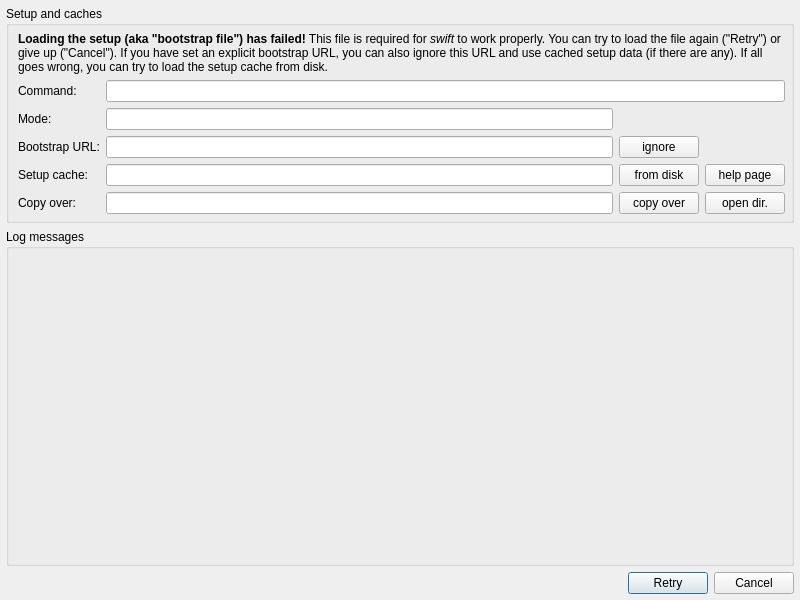
<?xml version="1.0" encoding="UTF-8"?>
<ui version="4.0">
 <class>CSetupLoadingDialog</class>
 <widget class="QDialog" name="CSetupLoadingDialog">
  <property name="geometry">
   <rect>
    <x>0</x>
    <y>0</y>
    <width>800</width>
    <height>600</height>
   </rect>
  </property>
  <property name="minimumSize">
   <size>
    <width>600</width>
    <height>400</height>
   </size>
  </property>
  <property name="windowTitle">
   <string>Loading the setup (&quot;bootstrap file&quot;)</string>
  </property>
  <property name="modal">
   <bool>true</bool>
  </property>
  <layout class="QVBoxLayout" name="vl_SetupDialog">
   <property name="leftMargin">
    <number>6</number>
   </property>
   <property name="topMargin">
    <number>6</number>
   </property>
   <property name="rightMargin">
    <number>6</number>
   </property>
   <property name="bottomMargin">
    <number>6</number>
   </property>
   <item>
    <widget class="QGroupBox" name="gb_Details">
     <property name="title">
      <string>Setup and caches</string>
     </property>
     <layout class="QGridLayout" name="gl_Details" columnstretch="0,0,0,0">
      <property name="topMargin">
       <number>6</number>
      </property>
      <property name="rightMargin">
       <number>6</number>
      </property>
      <property name="bottomMargin">
       <number>6</number>
      </property>
      <item row="2" column="1">
       <widget class="QLineEdit" name="le_BootstrapMode">
        <property name="whatsThis">
         <string>&lt;html&gt;&lt;head/&gt;&lt;body&gt;&lt;p&gt;The mode: 'implicit' means no URL is provided and the value is obtained from an existing setup. 'explicit' means an URL is provided via command line arguments.&lt;/p&gt;&lt;/body&gt;&lt;/html&gt;</string>
        </property>
        <property name="readOnly">
         <bool>true</bool>
        </property>
       </widget>
      </item>
      <item row="2" column="0">
       <widget class="QLabel" name="lbl_BootstrapMode">
        <property name="text">
         <string>Mode:</string>
        </property>
       </widget>
      </item>
      <item row="4" column="1">
       <widget class="QLineEdit" name="le_SetupCache">
        <property name="whatsThis">
         <string>Timestamp of the setup cache.</string>
        </property>
        <property name="readOnly">
         <bool>true</bool>
        </property>
       </widget>
      </item>
      <item row="1" column="0">
       <widget class="QLabel" name="lbl_CmdLine">
        <property name="text">
         <string>Command:</string>
        </property>
       </widget>
      </item>
      <item row="3" column="0">
       <widget class="QLabel" name="lbl_BootstrapUrl">
        <property name="toolTip">
         <string>Where the bootstrap file is located</string>
        </property>
        <property name="text">
         <string>Bootstrap URL:</string>
        </property>
       </widget>
      </item>
      <item row="3" column="1">
       <widget class="QLineEdit" name="le_BootstrapUrl">
        <property name="whatsThis">
         <string>&lt;html&gt;&lt;head/&gt;&lt;body&gt;&lt;p&gt;The bootstrap URL provided by command line options. This is where the setup data are loaded from.&lt;/p&gt;&lt;/body&gt;&lt;/html&gt;</string>
        </property>
        <property name="readOnly">
         <bool>true</bool>
        </property>
       </widget>
      </item>
      <item row="1" column="1" colspan="3">
       <widget class="QLineEdit" name="le_CmdLine">
        <property name="whatsThis">
         <string>The command line.</string>
        </property>
        <property name="readOnly">
         <bool>true</bool>
        </property>
       </widget>
      </item>
      <item row="4" column="0">
       <widget class="QLabel" name="lbl_SetupCache">
        <property name="text">
         <string>Setup cache:</string>
        </property>
       </widget>
      </item>
      <item row="5" column="0">
       <widget class="QLabel" name="lbl_CopyOver">
        <property name="text">
         <string>Copy over:</string>
        </property>
       </widget>
      </item>
      <item row="4" column="2">
       <widget class="QPushButton" name="pb_LoadFromDisk">
        <property name="whatsThis">
         <string>load the cache data from disk, i.e. from the file which came with the installer</string>
        </property>
        <property name="text">
         <string>from disk</string>
        </property>
       </widget>
      </item>
      <item row="0" column="0" colspan="4">
       <widget class="QLabel" name="lbl_Info">
        <property name="text">
         <string>&lt;html&gt;&lt;head/&gt;&lt;body&gt;&lt;p&gt;&lt;span style=&quot; font-size:9pt; font-weight:600;&quot;&gt;Loading the setup (aka &amp;quot;bootstrap file&amp;quot;) has failed!&lt;/span&gt;&lt;span style=&quot; font-size:9pt;&quot;&gt; This file is required for &lt;/span&gt;&lt;span style=&quot; font-size:9pt; font-style:italic;&quot;&gt;swift&lt;/span&gt;&lt;span style=&quot; font-size:9pt;&quot;&gt; to work properly. You can try to load the file again (&amp;quot;Retry&amp;quot;) or give up (&amp;quot;Cancel&amp;quot;). If you have set an explicit bootstrap URL, you can also ignore this URL and use cached setup data (if there are any). If all goes wrong, you can try to load the setup cache from disk.&lt;/span&gt;&lt;/p&gt;&lt;/body&gt;&lt;/html&gt;</string>
        </property>
        <property name="textFormat">
         <enum>Qt::RichText</enum>
        </property>
        <property name="wordWrap">
         <bool>true</bool>
        </property>
       </widget>
      </item>
      <item row="3" column="2">
       <widget class="QPushButton" name="pb_IgnoreExplicitBootstrapUrl">
        <property name="whatsThis">
         <string>ignore the bootstrap URL and try to read from cache</string>
        </property>
        <property name="text">
         <string>ignore</string>
        </property>
       </widget>
      </item>
      <item row="5" column="3">
       <widget class="QPushButton" name="pb_OpemDirectory">
        <property name="text">
         <string>open dir.</string>
        </property>
       </widget>
      </item>
      <item row="4" column="3">
       <widget class="QPushButton" name="pb_Help">
        <property name="text">
         <string>help page</string>
        </property>
       </widget>
      </item>
      <item row="5" column="1">
       <widget class="QLineEdit" name="le_OtherSwiftVersions">
        <property name="whatsThis">
         <string>Info about other swift versions installed</string>
        </property>
        <property name="readOnly">
         <bool>true</bool>
        </property>
       </widget>
      </item>
      <item row="5" column="2">
       <widget class="QPushButton" name="pb_CopyFromSwift">
        <property name="whatsThis">
         <string>copy cache data from another swift version</string>
        </property>
        <property name="text">
         <string>copy over</string>
        </property>
       </widget>
      </item>
     </layout>
    </widget>
   </item>
   <item>
    <widget class="QGroupBox" name="gb_Log">
     <property name="title">
      <string>Log messages</string>
     </property>
     <layout class="QVBoxLayout" name="vl_LogMessages">
      <item>
       <widget class="BlackGui::Components::CLogComponent" name="comp_Messages">
        <property name="sizePolicy">
         <sizepolicy hsizetype="Preferred" vsizetype="Expanding">
          <horstretch>0</horstretch>
          <verstretch>0</verstretch>
         </sizepolicy>
        </property>
        <property name="minimumSize">
         <size>
          <width>0</width>
          <height>200</height>
         </size>
        </property>
       </widget>
      </item>
     </layout>
    </widget>
   </item>
   <item>
    <widget class="QDialogButtonBox" name="bb_Dialog">
     <property name="orientation">
      <enum>Qt::Horizontal</enum>
     </property>
     <property name="standardButtons">
      <set>QDialogButtonBox::Cancel|QDialogButtonBox::Retry</set>
     </property>
    </widget>
   </item>
  </layout>
 </widget>
 <customwidgets>
  <customwidget>
   <class>BlackGui::Components::CLogComponent</class>
   <extends>QFrame</extends>
   <header>blackgui/components/logcomponent.h</header>
   <container>1</container>
  </customwidget>
 </customwidgets>
 <tabstops>
  <tabstop>le_CmdLine</tabstop>
  <tabstop>le_BootstrapMode</tabstop>
  <tabstop>le_BootstrapUrl</tabstop>
  <tabstop>pb_IgnoreExplicitBootstrapUrl</tabstop>
  <tabstop>le_SetupCache</tabstop>
  <tabstop>pb_LoadFromDisk</tabstop>
  <tabstop>pb_Help</tabstop>
  <tabstop>le_OtherSwiftVersions</tabstop>
  <tabstop>pb_CopyFromSwift</tabstop>
  <tabstop>pb_OpemDirectory</tabstop>
 </tabstops>
 <resources/>
 <connections>
  <connection>
   <sender>bb_Dialog</sender>
   <signal>accepted()</signal>
   <receiver>CSetupLoadingDialog</receiver>
   <slot>accept()</slot>
   <hints>
    <hint type="sourcelabel">
     <x>248</x>
     <y>254</y>
    </hint>
    <hint type="destinationlabel">
     <x>157</x>
     <y>274</y>
    </hint>
   </hints>
  </connection>
  <connection>
   <sender>bb_Dialog</sender>
   <signal>rejected()</signal>
   <receiver>CSetupLoadingDialog</receiver>
   <slot>reject()</slot>
   <hints>
    <hint type="sourcelabel">
     <x>316</x>
     <y>260</y>
    </hint>
    <hint type="destinationlabel">
     <x>286</x>
     <y>274</y>
    </hint>
   </hints>
  </connection>
 </connections>
</ui>
